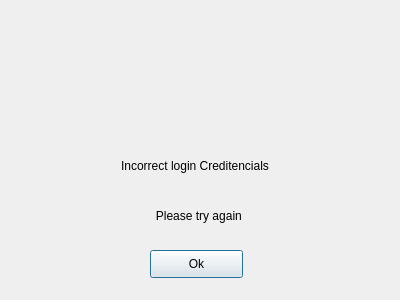
<?xml version="1.0" encoding="UTF-8"?>
<ui version="4.0">
 <class>Dialog</class>
 <widget class="QDialog" name="Dialog">
  <property name="geometry">
   <rect>
    <x>0</x>
    <y>0</y>
    <width>400</width>
    <height>300</height>
   </rect>
  </property>
  <property name="minimumSize">
   <size>
    <width>400</width>
    <height>300</height>
   </size>
  </property>
  <property name="maximumSize">
   <size>
    <width>450</width>
    <height>300</height>
   </size>
  </property>
  <property name="windowTitle">
   <string>Dialog</string>
  </property>
  <property name="styleSheet">
   <string notr="true"/>
  </property>
  <widget class="QLabel" name="label">
   <property name="geometry">
    <rect>
     <x>140</x>
     <y>0</y>
     <width>121</width>
     <height>121</height>
    </rect>
   </property>
   <property name="text">
    <string/>
   </property>
   <property name="pixmap">
    <pixmap>../../../../../Downloads/1110 (2).png</pixmap>
   </property>
  </widget>
  <widget class="QLabel" name="Error">
   <property name="geometry">
    <rect>
     <x>10</x>
     <y>130</y>
     <width>370</width>
     <height>71</height>
    </rect>
   </property>
   <property name="text">
    <string>Incorrect login Creditencials</string>
   </property>
   <property name="alignment">
    <set>Qt::AlignmentFlag::AlignCenter</set>
   </property>
  </widget>
  <widget class="QLabel" name="Error_2">
   <property name="geometry">
    <rect>
     <x>90</x>
     <y>180</y>
     <width>221</width>
     <height>71</height>
    </rect>
   </property>
   <property name="text">
    <string>Please try again </string>
   </property>
   <property name="alignment">
    <set>Qt::AlignmentFlag::AlignCenter</set>
   </property>
  </widget>
  <widget class="QPushButton" name="Error_Button">
   <property name="geometry">
    <rect>
     <x>150</x>
     <y>250</y>
     <width>93</width>
     <height>28</height>
    </rect>
   </property>
   <property name="text">
    <string>Ok</string>
   </property>
  </widget>
 </widget>
 <resources/>
 <connections/>
</ui>
